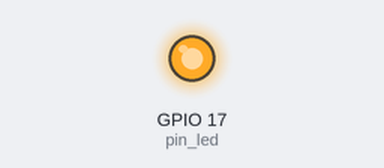
Bench run of a sketch on a simulated ESP32. Shown: output pins drawn as LEDs (lit = HIGH). I2S audio is not simulated (input reads silence); what the sketch prints to the serial monitor is not drawn.

Above: at 2.3 s.
At 11.2 s:
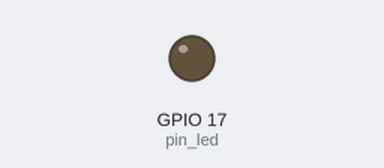
Timing chart, 0 to 12.7 s (numbered marks = the images above):
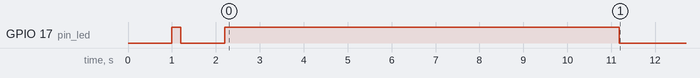

The sketch:

AudioAndSpectrogram.ino
```cpp
// main.ino
#include <driver/i2s.h>

// pin def
#define pin_button1 0
#define pin_button2 47
#define pin_led 17

// define buffer sizes
#define SAMPLE_BUFFER_SIZE 128
#define SAMPLE_RATE 2000
#define N_O_SAMPLES 128
#define AUDIO_BUFFER_SIZE (SAMPLE_BUFFER_SIZE * N_O_SAMPLES)

#include "MicrophoneHandler.h"

MicrophoneHandler micHandler;

void setup() {
    // start serial communication
    Serial.begin(115200);
    delay(1000);

    // blink LED to indicate start
    pinMode(pin_led, OUTPUT);
    digitalWrite(pin_led, HIGH);
    delay(200);
    digitalWrite(pin_led, LOW);
    delay(1000);
    digitalWrite(pin_led, HIGH);
    // human reaction time
    delay(200);

    // button setup
    pinMode(pin_button1, INPUT_PULLUP);
}

void loop() {
    // read microphone data
    micHandler.readAudio();

    // compute spectrogram for each audio sample that is recorded
    micHandler.computeSpectrogramRow();

    // check if spectrogram is ready (filled)
    if (micHandler.isSpectrogramReady()) {

        // signify that the tiny ml is done reading audio
        digitalWrite(pin_led, LOW);

        // send the normalized audio buffer
        micHandler.sendAudio();

        // send the normalized spectrogram
        micHandler.sendSpectrogram();

        while (1) {
            delay(100);
        }
    }
}
```

MicrophoneHandler.h
```cpp
// MicrophoneHandler.h
#ifndef MICROPHONEHANDLER_H
#define MICROPHONEHANDLER_H

#include "MicrophoneConfig.h"
#include "arduinoFFT.h"

class MicrophoneHandler {
public:
    MicrophoneHandler();
    ~MicrophoneHandler();

    void readAudio();
    void normalizeAudio();
    void sendAudio();
    bool isSpectrogramReady();
    void computeSpectrogramRow();
    void normalizeSpectrogram();
    void sendSpectrogram();


private:
    void doFFT();
    void writeToSpectrogram(float* frequency_data);
    void incrementSpectrogramIndex();

    int32_t raw_samples[SAMPLE_BUFFER_SIZE];
    int32_t audio[AUDIO_BUFFER_SIZE];
    float normalized_audio[AUDIO_BUFFER_SIZE];
    float vReal[SAMPLE_BUFFER_SIZE];
    float vImag[SAMPLE_BUFFER_SIZE];
    float spectrogram[N_O_SAMPLES][SAMPLE_BUFFER_SIZE];
    int spectrogramIndex = 0;
    int audioIndex = 0;
    ArduinoFFT<float>* FFT;
};

#endif // MICROPHONEHANDLER_H
```

MicrophoneHandler.ino
```cpp
// MicrophoneHandler.cpp
#include "MicrophoneHandler.h"
#include "MicrophoneConfig.h"

MicrophoneHandler::MicrophoneHandler() {
    // start up the I2S peripheral
    i2s_driver_install(I2S_NUM_0, &i2s_config, 0, NULL);
    i2s_set_pin(I2S_NUM_0, &i2s_mic_pins);

    // create FFT object (sample buffer size must be a power of 2)
    FFT = new ArduinoFFT<float>(vReal, vImag, SAMPLE_BUFFER_SIZE, SAMPLE_RATE, true);
}

MicrophoneHandler::~MicrophoneHandler() {
    delete FFT;
}

void MicrophoneHandler::readAudio() {
    // read from the I2S device
    size_t bytes_read = 0;
    i2s_read(I2S_NUM_0, raw_samples, sizeof(int32_t) * SAMPLE_BUFFER_SIZE, &bytes_read, portMAX_DELAY);
    int samples_read = bytes_read / sizeof(int32_t);

    // reduce amplitude of signal and store in audio buffer
    for (int i = 0; i < SAMPLE_BUFFER_SIZE; i++) {
        // store audio in audio buffer aswell
        audio[audioIndex++] = raw_samples[i] >> 8;

        // overwrite audio buffer
        if (audioIndex >= AUDIO_BUFFER_SIZE) {
            // reset audio buffer to zero when it does this
            audioIndex = 0;
        }
    }
}

void MicrophoneHandler::sendAudio() {
    // normalize audio
    normalizeAudio();

    // send audio buffer over serial, with leading 'a' and ending 'e'
    Serial.println("a");
    for (int i = 0; i < AUDIO_BUFFER_SIZE; i++) {
        Serial.println(normalized_audio[i], 7);
    }
    Serial.println("e");
}

bool MicrophoneHandler::isSpectrogramReady() {
    // when all rows of spectrogram have been filled, send spectrogram
    if (spectrogramIndex == N_O_SAMPLES - 1) {
        return true;
    }
    return false;
}


void MicrophoneHandler::normalizeAudio() {
    // Normalize the audio
    float mean = 0.0f;
    float max_val = -32768.0f; // Minimum possible value for int16_t
    float min_val = 32767.0f; // Maximum possible value for int16_t

    // Calculate the mean, max, and min of the audio buffer
    for (int i = 0; i < AUDIO_BUFFER_SIZE; i++) {
        mean += float(audio[i]);
        max_val = max(max_val, float(audio[i]));
        min_val = min(min_val, float(audio[i]));
    }
    mean /= AUDIO_BUFFER_SIZE;

    // Normalize the audio buffer
    for (int i = 0; i < AUDIO_BUFFER_SIZE; i++) {
        normalized_audio[i] = float((audio[i] - mean) / (max_val - min_val) * 2);
    }
}

void MicrophoneHandler::computeSpectrogramRow() {
    // do FFT on the read data
    doFFT();

    // write FFT data to spectrogram
    writeToSpectrogram(vReal);
    incrementSpectrogramIndex();
}

void MicrophoneHandler::normalizeSpectrogram() {
    // Find the minimum and maximum values in the spectrogram
    float min_val = 32767.0f; // Maximum possible value for int16_t
    float max_val = -32768.0f; // Minimum possible value for int16_t
    for (int i = 0; i < N_O_SAMPLES; i++) {
        for (int j = 0; j < SAMPLE_BUFFER_SIZE; j++) {
            min_val = min(min_val, spectrogram[i][j]);
            max_val = max(max_val, spectrogram[i][j]);
        }
    }

    // Normalize the spectrogram values to the range [0, 255]
    for (int i = 0; i < N_O_SAMPLES; i++) {
        for (int j = 0; j < SAMPLE_BUFFER_SIZE; j++) {
            spectrogram[i][j] = (spectrogram[i][j] - min_val) / (max_val - min_val) * 255.0f;
            spectrogram[i][j] = static_cast<uint8_t>(spectrogram[i][j]);
        }
    }
}


void MicrophoneHandler::sendSpectrogram() {
    // normalize to 0 - 255
    normalizeSpectrogram();

    // sprint all cells
    Serial.println("s");
    for (int i = 0; i < N_O_SAMPLES; i++) {
        for (int j = 0; j < SAMPLE_BUFFER_SIZE; j++) {
            // send pixel data, from top left going through the lines
            Serial.print(i);
            Serial.print(",");
            Serial.println(int(spectrogram[i][j]));
        }
    }
    Serial.println("e");
}

void MicrophoneHandler::doFFT() {
    // load data for FFT
    for (int i = 0; i < SAMPLE_BUFFER_SIZE; i++) {
        vReal[i] = raw_samples[i];
        vImag[i] = 0;
    }

    // weigh data and compute FFT
    FFT->windowing(FFTWindow::Hamming, FFTDirection::Forward);
    FFT->compute(FFTDirection::Forward);
    FFT->complexToMagnitude();
}

void MicrophoneHandler::writeToSpectrogram(float* frequency_data) {
    // store each frequency_data point
    // directly write to the pointer of the spectrogram
    for (int i = 0; i < SAMPLE_BUFFER_SIZE; i++) {
        spectrogram[spectrogramIndex][i] = frequency_data[i];
    }
}

void MicrophoneHandler::incrementSpectrogramIndex() {
    // increment the spectrogram_index
    spectrogramIndex = (spectrogramIndex + 1) % N_O_SAMPLES;
}
```

MicrophoneConfig.h
```cpp
// MicrophoneConfig.h
#ifndef MICROPHONECONFIG_H
#define MICROPHONECONFIG_H

#define I2S_MIC_CHANNEL I2S_CHANNEL_FMT_ONLY_LEFT
#define pin_i2s_sd 5
#define pin_i2s_ws 6
#define pin_i2s_sck 7

extern i2s_config_t i2s_config;
extern i2s_pin_config_t i2s_mic_pins;

i2s_config_t i2s_config = {
    .mode = (i2s_mode_t)(I2S_MODE_MASTER | I2S_MODE_RX),
    .sample_rate = SAMPLE_RATE,
    .bits_per_sample = I2S_BITS_PER_SAMPLE_32BIT,
    .channel_format = I2S_CHANNEL_FMT_ONLY_LEFT,
    .communication_format = I2S_COMM_FORMAT_I2S,
    .intr_alloc_flags = ESP_INTR_FLAG_LEVEL1,
    .dma_buf_count = 4,
    .dma_buf_len = 1024,
    .use_apll = false,
    .tx_desc_auto_clear = false,
    .fixed_mclk = 0
};

i2s_pin_config_t i2s_mic_pins = {
    .bck_io_num = pin_i2s_sck,
    .ws_io_num = pin_i2s_ws,
    .data_out_num = I2S_PIN_NO_CHANGE,
    .data_in_num = pin_i2s_sd
};

#endif // MICROPHONECONFIG_H
```

Measured:
- by itself, GPIO 17 (pin_led): HIGH → LOW at 1.2 s, → HIGH 1.0 s later, → LOW 9.0 s later
